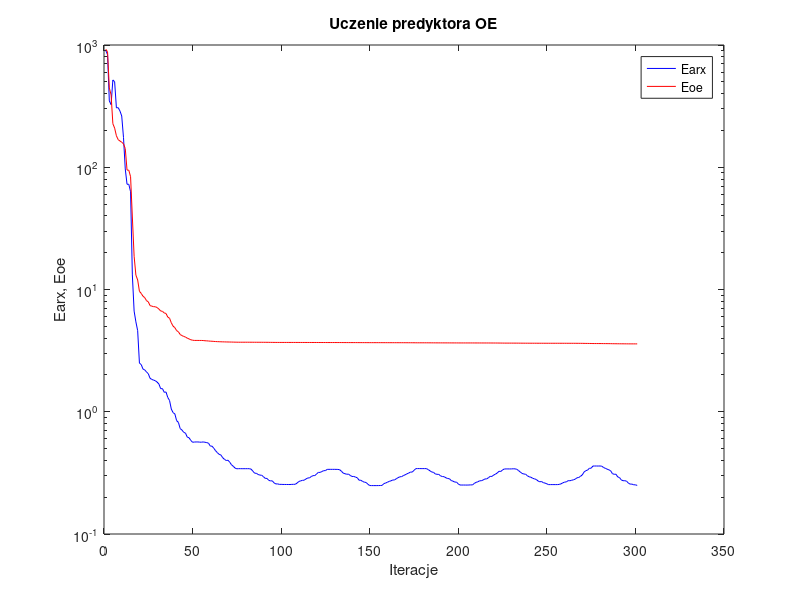
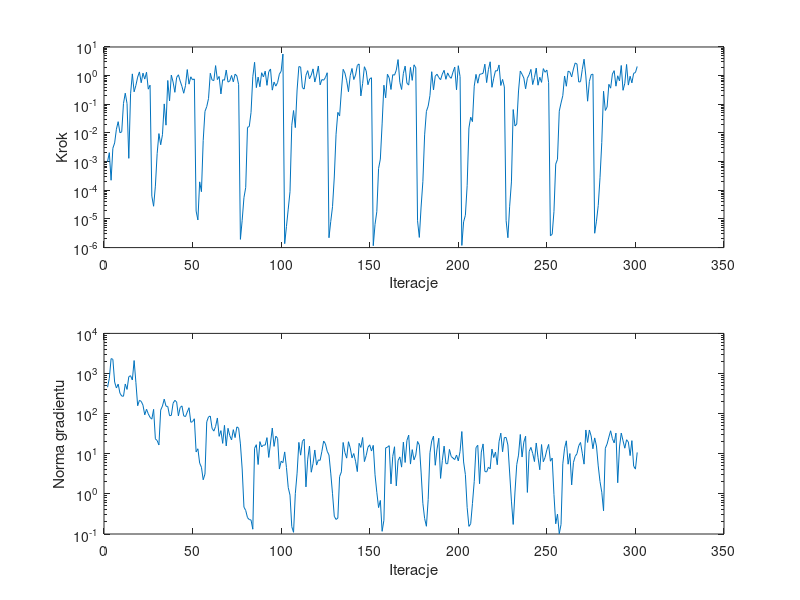

These charts were generated, in order, by the following MATLAB code:
%uczenie predyktora oe
clear all;
n=0; farx(n+1)=9.015165e+002; foe(n+1)=9.226230e+002; wspucz(n+1)=0.000000e+000; ng(n+1)=0.000000e+000;
%odnowa zmiennej metryki
n=1; farx(n+1)=8.344059e+002; foe(n+1)=8.791437e+002; krok(n+1)=1.001196e-003; ng(n+1)=4.549166e+002;
n=2; farx(n+1)=3.488037e+002; foe(n+1)=4.453730e+002; krok(n+1)=2.047715e-003; ng(n+1)=7.549959e+002;
n=3; farx(n+1)=3.253557e+002; foe(n+1)=3.911030e+002; krok(n+1)=2.238651e-004; ng(n+1)=2.352941e+003;
n=4; farx(n+1)=5.179649e+002; foe(n+1)=2.270470e+002; krok(n+1)=2.926191e-003; ng(n+1)=2.257093e+003;
n=5; farx(n+1)=4.998970e+002; foe(n+1)=2.090428e+002; krok(n+1)=4.483426e-003; ng(n+1)=6.124258e+002;
n=6; farx(n+1)=3.059602e+002; foe(n+1)=1.809116e+002; krok(n+1)=1.351485e-002; ng(n+1)=4.351927e+002;
n=7; farx(n+1)=3.073883e+002; foe(n+1)=1.681868e+002; krok(n+1)=2.477353e-002; ng(n+1)=5.441545e+002;
n=8; farx(n+1)=2.886914e+002; foe(n+1)=1.639990e+002; krok(n+1)=1.019447e-002; ng(n+1)=3.233192e+002;
n=9; farx(n+1)=2.625631e+002; foe(n+1)=1.601960e+002; krok(n+1)=1.095618e-002; ng(n+1)=2.745145e+002;
n=10; farx(n+1)=1.754750e+002; foe(n+1)=1.555399e+002; krok(n+1)=1.076512e-001; ng(n+1)=2.713096e+002;
n=11; farx(n+1)=9.686236e+001; foe(n+1)=1.422112e+002; krok(n+1)=2.442288e-001; ng(n+1)=5.474915e+002;
n=12; farx(n+1)=7.258940e+001; foe(n+1)=9.488842e+001; krok(n+1)=1.056400e-001; ng(n+1)=4.013751e+002;
n=13; farx(n+1)=7.256134e+001; foe(n+1)=9.454469e+001; krok(n+1)=1.302087e-003; ng(n+1)=8.349009e+002;
n=14; farx(n+1)=6.304180e+001; foe(n+1)=8.369302e+001; krok(n+1)=2.320583e-001; ng(n+1)=8.815872e+002;
n=15; farx(n+1)=1.315947e+001; foe(n+1)=3.918687e+001; krok(n+1)=1.152651e+000; ng(n+1)=6.887124e+002;
n=16; farx(n+1)=6.655089e+000; foe(n+1)=1.870644e+001; krok(n+1)=2.725909e-001; ng(n+1)=2.105284e+003;
n=17; farx(n+1)=5.436786e+000; foe(n+1)=1.310249e+001; krok(n+1)=4.577617e-001; ng(n+1)=6.031932e+002;
n=18; farx(n+1)=4.606427e+000; foe(n+1)=1.197442e+001; krok(n+1)=8.892951e-001; ng(n+1)=1.573679e+002;
n=19; farx(n+1)=2.497166e+000; foe(n+1)=9.660626e+000; krok(n+1)=1.348916e+000; ng(n+1)=2.147831e+002;
n=20; farx(n+1)=2.433355e+000; foe(n+1)=9.296731e+000; krok(n+1)=5.657309e-001; ng(n+1)=2.026076e+002;
n=21; farx(n+1)=2.236373e+000; foe(n+1)=8.813966e+000; krok(n+1)=1.222664e+000; ng(n+1)=1.625891e+002;
n=22; farx(n+1)=2.197751e+000; foe(n+1)=8.577571e+000; krok(n+1)=7.583720e-001; ng(n+1)=9.323997e+001;
n=23; farx(n+1)=2.117090e+000; foe(n+1)=8.106368e+000; krok(n+1)=1.315598e+000; ng(n+1)=1.287003e+002;
n=24; farx(n+1)=2.046493e+000; foe(n+1)=7.924213e+000; krok(n+1)=3.381117e-001; ng(n+1)=9.882946e+001;
n=25; farx(n+1)=1.878006e+000; foe(n+1)=7.383237e+000; krok(n+1)=4.635137e-001; ng(n+1)=8.059331e+001;
%odnowa zmiennej metryki
n=26; farx(n+1)=1.838178e+000; foe(n+1)=7.307706e+000; krok(n+1)=6.268073e-005; ng(n+1)=7.292524e+001;
n=27; farx(n+1)=1.814497e+000; foe(n+1)=7.238386e+000; krok(n+1)=2.769106e-005; ng(n+1)=1.278457e+002;
n=28; farx(n+1)=1.792579e+000; foe(n+1)=7.224093e+000; krok(n+1)=1.395032e-004; ng(n+1)=2.351308e+001;
n=29; farx(n+1)=1.747584e+000; foe(n+1)=7.119614e+000; krok(n+1)=1.896368e-003; ng(n+1)=2.139159e+001;
n=30; farx(n+1)=1.684303e+000; foe(n+1)=6.909955e+000; krok(n+1)=9.513276e-003; ng(n+1)=1.656426e+001;
n=31; farx(n+1)=1.543386e+000; foe(n+1)=6.673993e+000; krok(n+1)=3.868579e-003; ng(n+1)=1.225192e+002;
n=32; farx(n+1)=1.546716e+000; foe(n+1)=6.629400e+000; krok(n+1)=8.682561e-003; ng(n+1)=1.550846e+002;
n=33; farx(n+1)=1.442121e+000; foe(n+1)=6.431149e+000; krok(n+1)=1.032026e-001; ng(n+1)=2.299967e+002;
n=34; farx(n+1)=1.451747e+000; foe(n+1)=6.368707e+000; krok(n+1)=1.869617e-002; ng(n+1)=1.533361e+002;
n=35; farx(n+1)=1.308705e+000; foe(n+1)=5.946256e+000; krok(n+1)=6.782025e-001; ng(n+1)=1.509022e+002;
n=36; farx(n+1)=1.236418e+000; foe(n+1)=5.821654e+000; krok(n+1)=1.305790e-001; ng(n+1)=8.887984e+001;
n=37; farx(n+1)=1.051475e+000; foe(n+1)=5.341840e+000; krok(n+1)=1.045307e+000; ng(n+1)=9.030257e+001;
n=38; farx(n+1)=9.833199e-001; foe(n+1)=5.014308e+000; krok(n+1)=5.980518e-001; ng(n+1)=1.810385e+002;
n=39; farx(n+1)=9.596259e-001; foe(n+1)=4.875130e+000; krok(n+1)=2.621075e-001; ng(n+1)=2.147673e+002;
n=40; farx(n+1)=8.451967e-001; foe(n+1)=4.609191e+000; krok(n+1)=8.674420e-001; ng(n+1)=1.947498e+002;
n=41; farx(n+1)=8.188627e-001; foe(n+1)=4.510167e+000; krok(n+1)=1.071175e+000; ng(n+1)=8.789489e+001;
n=42; farx(n+1)=7.284535e-001; foe(n+1)=4.284772e+000; krok(n+1)=6.477968e-001; ng(n+1)=1.422822e+002;
n=43; farx(n+1)=7.087008e-001; foe(n+1)=4.197503e+000; krok(n+1)=4.206609e-001; ng(n+1)=1.559245e+002;
n=44; farx(n+1)=6.790600e-001; foe(n+1)=4.131353e+000; krok(n+1)=2.432670e-001; ng(n+1)=8.803215e+001;
n=45; farx(n+1)=6.686506e-001; foe(n+1)=4.083553e+000; krok(n+1)=4.498732e-001; ng(n+1)=8.442175e+001;
n=46; farx(n+1)=6.200270e-001; foe(n+1)=3.998765e+000; krok(n+1)=1.631921e+000; ng(n+1)=1.099915e+002;
n=47; farx(n+1)=6.131487e-001; foe(n+1)=3.943246e+000; krok(n+1)=5.045340e-001; ng(n+1)=1.403944e+002;
n=48; farx(n+1)=5.826319e-001; foe(n+1)=3.881875e+000; krok(n+1)=9.112329e-001; ng(n+1)=6.091450e+001;
n=49; farx(n+1)=5.627515e-001; foe(n+1)=3.847446e+000; krok(n+1)=7.101669e-001; ng(n+1)=6.330695e+001;
n=50; farx(n+1)=5.654583e-001; foe(n+1)=3.832224e+000; krok(n+1)=7.679697e-001; ng(n+1)=7.446493e+001;
%odnowa zmiennej metryki
n=51; farx(n+1)=5.661182e-001; foe(n+1)=3.831773e+000; krok(n+1)=1.881044e-005; ng(n+1)=1.111720e+001;
n=52; farx(n+1)=5.663215e-001; foe(n+1)=3.831518e+000; krok(n+1)=9.233149e-006; ng(n+1)=1.331824e+001;
n=53; farx(n+1)=5.642968e-001; foe(n+1)=3.829893e+000; krok(n+1)=1.966794e-004; ng(n+1)=5.855161e+000;
n=54; farx(n+1)=5.633641e-001; foe(n+1)=3.829662e+000; krok(n+1)=8.923578e-005; ng(n+1)=4.612421e+000;
n=55; farx(n+1)=5.665424e-001; foe(n+1)=3.825327e+000; krok(n+1)=5.478088e-003; ng(n+1)=2.247644e+000;
n=56; farx(n+1)=5.628747e-001; foe(n+1)=3.808537e+000; krok(n+1)=5.671128e-002; ng(n+1)=3.120649e+000;
n=57; farx(n+1)=5.593616e-001; foe(n+1)=3.802299e+000; krok(n+1)=8.298877e-002; ng(n+1)=6.266290e+001;
n=58; farx(n+1)=5.533087e-001; foe(n+1)=3.790522e+000; krok(n+1)=1.591991e-001; ng(n+1)=8.308034e+001;
n=59; farx(n+1)=5.239888e-001; foe(n+1)=3.778751e+000; krok(n+1)=1.210739e+000; ng(n+1)=8.708615e+001;
n=60; farx(n+1)=5.228744e-001; foe(n+1)=3.773741e+000; krok(n+1)=7.101669e-001; ng(n+1)=4.312813e+001;
n=61; farx(n+1)=5.022772e-001; foe(n+1)=3.761553e+000; krok(n+1)=6.710813e-001; ng(n+1)=3.668023e+001;
n=62; farx(n+1)=4.796226e-001; foe(n+1)=3.752509e+000; krok(n+1)=2.240289e+000; ng(n+1)=4.806085e+001;
n=63; farx(n+1)=4.627371e-001; foe(n+1)=3.745411e+000; krok(n+1)=7.273018e-001; ng(n+1)=7.797309e+001;
n=64; farx(n+1)=4.481614e-001; foe(n+1)=3.740527e+000; krok(n+1)=9.372047e-001; ng(n+1)=2.716087e+001;
n=65; farx(n+1)=4.427439e-001; foe(n+1)=3.735410e+000; krok(n+1)=2.301336e-001; ng(n+1)=3.774316e+001;
n=66; farx(n+1)=4.208559e-001; foe(n+1)=3.731317e+000; krok(n+1)=7.214488e-001; ng(n+1)=1.814651e+001;
n=67; farx(n+1)=4.080650e-001; foe(n+1)=3.727959e+000; krok(n+1)=6.914797e-001; ng(n+1)=5.111234e+001;
n=68; farx(n+1)=3.992979e-001; foe(n+1)=3.723958e+000; krok(n+1)=1.569476e+000; ng(n+1)=1.565727e+001;
n=69; farx(n+1)=4.012500e-001; foe(n+1)=3.721688e+000; krok(n+1)=5.945315e-001; ng(n+1)=4.315940e+001;
n=70; farx(n+1)=3.861746e-001; foe(n+1)=3.718632e+000; krok(n+1)=6.522451e-001; ng(n+1)=2.835302e+001;
n=71; farx(n+1)=3.678632e-001; foe(n+1)=3.716010e+000; krok(n+1)=1.015323e+000; ng(n+1)=2.211801e+001;
n=72; farx(n+1)=3.578115e-001; foe(n+1)=3.712983e+000; krok(n+1)=6.070114e-001; ng(n+1)=3.991377e+001;
n=73; farx(n+1)=3.459177e-001; foe(n+1)=3.709441e+000; krok(n+1)=1.126364e+000; ng(n+1)=2.528636e+001;
n=74; farx(n+1)=3.416099e-001; foe(n+1)=3.706725e+000; krok(n+1)=9.740223e-001; ng(n+1)=4.686505e+001;
n=75; farx(n+1)=3.423462e-001; foe(n+1)=3.705100e+000; krok(n+1)=4.854776e-001; ng(n+1)=4.327712e+001;
%odnowa zmiennej metryki
n=76; farx(n+1)=3.423014e-001; foe(n+1)=3.704995e+000; krok(n+1)=1.936574e-006; ng(n+1)=1.760937e+001;
n=77; farx(n+1)=3.421831e-001; foe(n+1)=3.704974e+000; krok(n+1)=9.003600e-006; ng(n+1)=4.167768e+000;
n=78; farx(n+1)=3.421622e-001; foe(n+1)=3.704973e+000; krok(n+1)=5.538211e-005; ng(n+1)=4.674219e-001;
n=79; farx(n+1)=3.422350e-001; foe(n+1)=3.704970e+000; krok(n+1)=1.254535e-004; ng(n+1)=3.864863e-001;
n=80; farx(n+1)=3.422134e-001; foe(n+1)=3.704866e+000; krok(n+1)=1.571994e-002; ng(n+1)=2.558784e-001;
n=81; farx(n+1)=3.422967e-001; foe(n+1)=3.704750e+000; krok(n+1)=1.670157e-002; ng(n+1)=2.295044e-001;
n=82; farx(n+1)=3.395141e-001; foe(n+1)=3.704540e+000; krok(n+1)=5.184392e-002; ng(n+1)=2.233062e-001;
n=83; farx(n+1)=3.270721e-001; foe(n+1)=3.703617e+000; krok(n+1)=9.145602e-001; ng(n+1)=1.316599e-001;
n=84; farx(n+1)=3.145898e-001; foe(n+1)=3.702764e+000; krok(n+1)=2.924078e+000; ng(n+1)=1.370281e+001;
n=85; farx(n+1)=3.136296e-001; foe(n+1)=3.702238e+000; krok(n+1)=3.819429e-001; ng(n+1)=1.681101e+001;
n=86; farx(n+1)=3.070101e-001; foe(n+1)=3.701675e+000; krok(n+1)=8.897574e-001; ng(n+1)=5.391352e+000;
n=87; farx(n+1)=3.030989e-001; foe(n+1)=3.701434e+000; krok(n+1)=4.089939e-001; ng(n+1)=2.006068e+001;
n=88; farx(n+1)=3.026410e-001; foe(n+1)=3.700939e+000; krok(n+1)=1.264242e+000; ng(n+1)=1.480984e+001;
n=89; farx(n+1)=2.943281e-001; foe(n+1)=3.700138e+000; krok(n+1)=9.001093e-001; ng(n+1)=1.646288e+001;
n=90; farx(n+1)=2.851538e-001; foe(n+1)=3.699355e+000; krok(n+1)=1.435731e+000; ng(n+1)=1.645174e+001;
n=91; farx(n+1)=2.848773e-001; foe(n+1)=3.698821e+000; krok(n+1)=4.590250e-001; ng(n+1)=2.524914e+001;
n=92; farx(n+1)=2.747755e-001; foe(n+1)=3.696811e+000; krok(n+1)=1.361947e+000; ng(n+1)=8.101602e+000;
n=93; farx(n+1)=2.718850e-001; foe(n+1)=3.694958e+000; krok(n+1)=1.707324e+000; ng(n+1)=1.852353e+001;
n=94; farx(n+1)=2.721823e-001; foe(n+1)=3.693924e+000; krok(n+1)=3.120917e-001; ng(n+1)=4.372342e+001;
n=95; farx(n+1)=2.620809e-001; foe(n+1)=3.692273e+000; krok(n+1)=5.970321e-001; ng(n+1)=1.526670e+001;
n=96; farx(n+1)=2.566976e-001; foe(n+1)=3.690924e+000; krok(n+1)=4.306047e-001; ng(n+1)=2.750422e+001;
n=97; farx(n+1)=2.571367e-001; foe(n+1)=3.690521e+000; krok(n+1)=5.788951e-001; ng(n+1)=2.410989e+001;
n=98; farx(n+1)=2.545530e-001; foe(n+1)=3.690194e+000; krok(n+1)=1.126364e+000; ng(n+1)=4.160683e+000;
n=99; farx(n+1)=2.547749e-001; foe(n+1)=3.690117e+000; krok(n+1)=1.420334e+000; ng(n+1)=6.511547e+000;
n=100; farx(n+1)=2.542492e-001; foe(n+1)=3.689983e+000; krok(n+1)=5.681335e+000; ng(n+1)=6.000050e+000;
%odnowa zmiennej metryki
n=101; farx(n+1)=2.542239e-001; foe(n+1)=3.689957e+000; krok(n+1)=1.372676e-006; ng(n+1)=1.111442e+001;
n=102; farx(n+1)=2.541073e-001; foe(n+1)=3.689937e+000; krok(n+1)=5.476369e-006; ng(n+1)=4.523048e+000;
n=103; farx(n+1)=2.540356e-001; foe(n+1)=3.689928e+000; krok(n+1)=2.201176e-005; ng(n+1)=1.440469e+000;
n=104; farx(n+1)=2.539843e-001; foe(n+1)=3.689916e+000; krok(n+1)=8.923578e-005; ng(n+1)=9.299929e-001;
n=105; farx(n+1)=2.546527e-001; foe(n+1)=3.689855e+000; krok(n+1)=1.857911e-002; ng(n+1)=1.525123e-001;
n=106; farx(n+1)=2.548770e-001; foe(n+1)=3.689759e+000; krok(n+1)=6.068378e-002; ng(n+1)=1.101830e-001;
n=107; farx(n+1)=2.551728e-001; foe(n+1)=3.689623e+000; krok(n+1)=1.538463e-002; ng(n+1)=1.014112e+000;
n=108; farx(n+1)=2.610450e-001; foe(n+1)=3.689195e+000; krok(n+1)=3.155149e-001; ng(n+1)=3.287599e+000;
n=109; farx(n+1)=2.689552e-001; foe(n+1)=3.688626e+000; krok(n+1)=2.071569e+000; ng(n+1)=1.919684e+001;
n=110; farx(n+1)=2.719734e-001; foe(n+1)=3.688210e+000; krok(n+1)=1.997077e+000; ng(n+1)=9.220989e+000;
n=111; farx(n+1)=2.747235e-001; foe(n+1)=3.688007e+000; krok(n+1)=3.825314e-001; ng(n+1)=2.045477e+001;
n=112; farx(n+1)=2.755362e-001; foe(n+1)=3.687817e+000; krok(n+1)=3.388866e-001; ng(n+1)=2.313438e+001;
n=113; farx(n+1)=2.819185e-001; foe(n+1)=3.687551e+000; krok(n+1)=1.027715e+000; ng(n+1)=1.493568e+000;
n=114; farx(n+1)=2.873212e-001; foe(n+1)=3.687247e+000; krok(n+1)=1.495995e+000; ng(n+1)=7.349730e+000;
n=115; farx(n+1)=2.878017e-001; foe(n+1)=3.687099e+000; krok(n+1)=7.741360e-001; ng(n+1)=1.554682e+001;
n=116; farx(n+1)=2.951873e-001; foe(n+1)=3.686733e+000; krok(n+1)=1.049915e+000; ng(n+1)=3.467657e+000;
n=117; farx(n+1)=3.001461e-001; foe(n+1)=3.686462e+000; krok(n+1)=1.722178e+000; ng(n+1)=5.679958e+000;
n=118; farx(n+1)=3.006051e-001; foe(n+1)=3.686169e+000; krok(n+1)=5.980518e-001; ng(n+1)=1.240625e+001;
n=119; farx(n+1)=3.095201e-001; foe(n+1)=3.685670e+000; krok(n+1)=1.046368e+000; ng(n+1)=5.218671e+000;
n=120; farx(n+1)=3.193033e-001; foe(n+1)=3.685131e+000; krok(n+1)=2.169166e+000; ng(n+1)=7.040747e+000;
n=121; farx(n+1)=3.190102e-001; foe(n+1)=3.684929e+000; krok(n+1)=4.770341e-001; ng(n+1)=6.837029e+000;
n=122; farx(n+1)=3.245035e-001; foe(n+1)=3.684437e+000; krok(n+1)=7.310195e-001; ng(n+1)=1.150224e+001;
n=123; farx(n+1)=3.297316e-001; foe(n+1)=3.684056e+000; krok(n+1)=6.930078e-001; ng(n+1)=2.080710e+001;
n=124; farx(n+1)=3.298888e-001; foe(n+1)=3.683666e+000; krok(n+1)=8.635342e-001; ng(n+1)=1.770755e+001;
n=125; farx(n+1)=3.379228e-001; foe(n+1)=3.683009e+000; krok(n+1)=1.262060e+000; ng(n+1)=1.155067e+001;
%odnowa zmiennej metryki
n=126; farx(n+1)=3.379352e-001; foe(n+1)=3.682980e+000; krok(n+1)=2.207467e-006; ng(n+1)=9.319914e+000;
n=127; farx(n+1)=3.380089e-001; foe(n+1)=3.682959e+000; krok(n+1)=8.186754e-006; ng(n+1)=3.297264e+000;
n=128; farx(n+1)=3.379377e-001; foe(n+1)=3.682954e+000; krok(n+1)=2.676955e-005; ng(n+1)=1.007272e+000;
n=129; farx(n+1)=3.379982e-001; foe(n+1)=3.682951e+000; krok(n+1)=2.908501e-004; ng(n+1)=2.770079e-001;
n=130; farx(n+1)=3.377559e-001; foe(n+1)=3.682874e+000; krok(n+1)=9.041785e-003; ng(n+1)=2.301223e-001;
n=131; farx(n+1)=3.375205e-001; foe(n+1)=3.682479e+000; krok(n+1)=5.235740e-002; ng(n+1)=2.494744e-001;
n=132; farx(n+1)=3.358773e-001; foe(n+1)=3.682400e+000; krok(n+1)=3.904156e-002; ng(n+1)=2.696870e+000;
n=133; farx(n+1)=3.266743e-001; foe(n+1)=3.681746e+000; krok(n+1)=2.910883e-001; ng(n+1)=3.535635e+000;
n=134; farx(n+1)=3.152340e-001; foe(n+1)=3.680845e+000; krok(n+1)=1.663205e+000; ng(n+1)=1.912544e+001;
n=135; farx(n+1)=3.114322e-001; foe(n+1)=3.680332e+000; krok(n+1)=1.232067e+000; ng(n+1)=1.070927e+001;
n=136; farx(n+1)=3.080352e-001; foe(n+1)=3.679715e+000; krok(n+1)=6.614848e-001; ng(n+1)=7.781966e+000;
n=137; farx(n+1)=3.089479e-001; foe(n+1)=3.679534e+000; krok(n+1)=2.745822e-001; ng(n+1)=1.996331e+001;
n=138; farx(n+1)=3.014589e-001; foe(n+1)=3.679166e+000; krok(n+1)=1.006124e+000; ng(n+1)=1.397008e+001;
n=139; farx(n+1)=2.955910e-001; foe(n+1)=3.678876e+000; krok(n+1)=1.778590e+000; ng(n+1)=7.891717e+000;
n=140; farx(n+1)=2.956824e-001; foe(n+1)=3.678769e+000; krok(n+1)=7.310195e-001; ng(n+1)=1.013964e+001;
n=141; farx(n+1)=2.919622e-001; foe(n+1)=3.678539e+000; krok(n+1)=1.047159e+000; ng(n+1)=6.524521e+000;
n=142; farx(n+1)=2.882399e-001; foe(n+1)=3.678268e+000; krok(n+1)=2.278251e+000; ng(n+1)=3.593216e+000;
n=143; farx(n+1)=2.752407e-001; foe(n+1)=3.677303e+000; krok(n+1)=2.561859e+000; ng(n+1)=1.820492e+001;
n=144; farx(n+1)=2.753853e-001; foe(n+1)=3.677149e+000; krok(n+1)=1.961845e-001; ng(n+1)=1.438520e+001;
n=145; farx(n+1)=2.688999e-001; foe(n+1)=3.676553e+000; krok(n+1)=5.281352e-001; ng(n+1)=2.541889e+001;
n=146; farx(n+1)=2.654450e-001; foe(n+1)=3.676166e+000; krok(n+1)=2.046326e+000; ng(n+1)=6.379052e+000;
n=147; farx(n+1)=2.638081e-001; foe(n+1)=3.675807e+000; krok(n+1)=1.462039e+000; ng(n+1)=9.005439e+000;
n=148; farx(n+1)=2.550107e-001; foe(n+1)=3.675188e+000; krok(n+1)=4.819709e-001; ng(n+1)=1.454574e+001;
n=149; farx(n+1)=2.491554e-001; foe(n+1)=3.674815e+000; krok(n+1)=7.725027e-001; ng(n+1)=1.670391e+001;
n=150; farx(n+1)=2.488641e-001; foe(n+1)=3.674339e+000; krok(n+1)=8.456470e-001; ng(n+1)=1.169740e+001;
%odnowa zmiennej metryki
n=151; farx(n+1)=2.488609e-001; foe(n+1)=3.674295e+000; krok(n+1)=1.166023e-006; ng(n+1)=1.619066e+001;
n=152; farx(n+1)=2.488233e-001; foe(n+1)=3.674284e+000; krok(n+1)=6.445420e-006; ng(n+1)=2.995082e+000;
n=153; farx(n+1)=2.488787e-001; foe(n+1)=3.674280e+000; krok(n+1)=1.787154e-005; ng(n+1)=1.098162e+000;
n=154; farx(n+1)=2.490082e-001; foe(n+1)=3.674263e+000; krok(n+1)=5.763985e-004; ng(n+1)=4.553487e-001;
n=155; farx(n+1)=2.493034e-001; foe(n+1)=3.674141e+000; krok(n+1)=1.231621e-003; ng(n+1)=6.863812e-001;
n=156; farx(n+1)=2.499541e-001; foe(n+1)=3.674106e+000; krok(n+1)=2.067140e-002; ng(n+1)=1.165415e-001;
n=157; farx(n+1)=2.583681e-001; foe(n+1)=3.673364e+000; krok(n+1)=4.641165e-001; ng(n+1)=2.193762e-001;
n=158; farx(n+1)=2.613152e-001; foe(n+1)=3.673238e+000; krok(n+1)=1.686145e-001; ng(n+1)=1.401785e+001;
n=159; farx(n+1)=2.652537e-001; foe(n+1)=3.672879e+000; krok(n+1)=1.119298e+000; ng(n+1)=1.457115e+001;
n=160; farx(n+1)=2.693086e-001; foe(n+1)=3.672460e+000; krok(n+1)=8.375141e-001; ng(n+1)=1.591001e+001;
n=161; farx(n+1)=2.723820e-001; foe(n+1)=3.672316e+000; krok(n+1)=3.287969e-001; ng(n+1)=1.772681e+000;
n=162; farx(n+1)=2.766030e-001; foe(n+1)=3.671966e+000; krok(n+1)=1.080767e+000; ng(n+1)=8.578493e+000;
n=163; farx(n+1)=2.766040e-001; foe(n+1)=3.671828e+000; krok(n+1)=1.040494e+000; ng(n+1)=1.495228e+001;
n=164; farx(n+1)=2.833085e-001; foe(n+1)=3.671535e+000; krok(n+1)=1.554622e+000; ng(n+1)=1.582949e+000;
n=165; farx(n+1)=2.889298e-001; foe(n+1)=3.671268e+000; krok(n+1)=3.637812e+000; ng(n+1)=6.754640e+000;
n=166; farx(n+1)=2.937073e-001; foe(n+1)=3.671083e+000; krok(n+1)=5.861088e-001; ng(n+1)=8.341056e+000;
n=167; farx(n+1)=2.945230e-001; foe(n+1)=3.670958e+000; krok(n+1)=3.288994e-001; ng(n+1)=4.641437e+000;
n=168; farx(n+1)=3.006290e-001; foe(n+1)=3.670606e+000; krok(n+1)=1.204419e+000; ng(n+1)=1.949037e+001;
n=169; farx(n+1)=3.049227e-001; foe(n+1)=3.670049e+000; krok(n+1)=2.154762e+000; ng(n+1)=6.060405e+000;
n=170; farx(n+1)=3.106701e-001; foe(n+1)=3.669670e+000; krok(n+1)=5.491644e-001; ng(n+1)=2.145276e+001;
n=171; farx(n+1)=3.150570e-001; foe(n+1)=3.668995e+000; krok(n+1)=4.686024e-001; ng(n+1)=2.915749e+001;
n=172; farx(n+1)=3.210954e-001; foe(n+1)=3.668579e+000; krok(n+1)=1.941911e+000; ng(n+1)=5.536448e+000;
n=173; farx(n+1)=3.210124e-001; foe(n+1)=3.668377e+000; krok(n+1)=6.843317e-001; ng(n+1)=1.268305e+001;
n=174; farx(n+1)=3.316416e-001; foe(n+1)=3.667479e+000; krok(n+1)=2.388128e+000; ng(n+1)=7.037936e+000;
n=175; farx(n+1)=3.424773e-001; foe(n+1)=3.665836e+000; krok(n+1)=1.879567e+000; ng(n+1)=9.233960e+000;
%odnowa zmiennej metryki
n=176; farx(n+1)=3.428724e-001; foe(n+1)=3.665227e+000; krok(n+1)=8.648025e-006; ng(n+1)=2.021123e+001;
n=177; farx(n+1)=3.429142e-001; foe(n+1)=3.665133e+000; krok(n+1)=2.265654e-006; ng(n+1)=1.658092e+001;
n=178; farx(n+1)=3.426386e-001; foe(n+1)=3.665071e+000; krok(n+1)=2.605170e-005; ng(n+1)=3.498461e+000;
n=179; farx(n+1)=3.427657e-001; foe(n+1)=3.665058e+000; krok(n+1)=1.992091e-004; ng(n+1)=5.834965e-001;
n=180; farx(n+1)=3.426274e-001; foe(n+1)=3.664993e+000; krok(n+1)=8.580693e-003; ng(n+1)=2.431923e-001;
n=181; farx(n+1)=3.428819e-001; foe(n+1)=3.664778e+000; krok(n+1)=5.695205e-002; ng(n+1)=1.559063e-001;
n=182; farx(n+1)=3.365253e-001; foe(n+1)=3.664067e+000; krok(n+1)=8.643496e-002; ng(n+1)=7.236957e-001;
n=183; farx(n+1)=3.288937e-001; foe(n+1)=3.663462e+000; krok(n+1)=2.020751e-001; ng(n+1)=1.060197e+001;
n=184; farx(n+1)=3.214689e-001; foe(n+1)=3.662447e+000; krok(n+1)=1.371445e+000; ng(n+1)=2.091696e+001;
n=185; farx(n+1)=3.196266e-001; foe(n+1)=3.662068e+000; krok(n+1)=3.164556e-001; ng(n+1)=2.750894e+001;
n=186; farx(n+1)=3.100094e-001; foe(n+1)=3.661184e+000; krok(n+1)=9.622339e-001; ng(n+1)=5.169085e+000;
n=187; farx(n+1)=3.078871e-001; foe(n+1)=3.660492e+000; krok(n+1)=1.119298e+000; ng(n+1)=1.312179e+001;
n=188; farx(n+1)=3.072390e-001; foe(n+1)=3.660171e+000; krok(n+1)=8.612093e-001; ng(n+1)=2.441666e+001;
n=189; farx(n+1)=2.988882e-001; foe(n+1)=3.659742e+000; krok(n+1)=7.203499e-001; ng(n+1)=2.431672e+000;
n=190; farx(n+1)=2.951660e-001; foe(n+1)=3.659530e+000; krok(n+1)=1.138091e+000; ng(n+1)=6.845837e+000;
n=191; farx(n+1)=2.942139e-001; foe(n+1)=3.659302e+000; krok(n+1)=1.535351e+000; ng(n+1)=1.551368e+001;
n=192; farx(n+1)=2.883757e-001; foe(n+1)=3.658986e+000; krok(n+1)=7.461831e-001; ng(n+1)=5.679199e+000;
n=193; farx(n+1)=2.842682e-001; foe(n+1)=3.658725e+000; krok(n+1)=1.247213e+000; ng(n+1)=5.634031e+000;
n=194; farx(n+1)=2.832354e-001; foe(n+1)=3.658307e+000; krok(n+1)=9.282331e-001; ng(n+1)=1.282967e+001;
n=195; farx(n+1)=2.738700e-001; foe(n+1)=3.657626e+000; krok(n+1)=8.067975e-001; ng(n+1)=8.565518e+000;
n=196; farx(n+1)=2.705327e-001; foe(n+1)=3.657189e+000; krok(n+1)=1.321671e+000; ng(n+1)=7.819109e+000;
n=197; farx(n+1)=2.657875e-001; foe(n+1)=3.656853e+000; krok(n+1)=1.986904e+000; ng(n+1)=7.164477e+000;
n=198; farx(n+1)=2.658327e-001; foe(n+1)=3.656697e+000; krok(n+1)=3.202323e-001; ng(n+1)=9.310632e+000;
n=199; farx(n+1)=2.565833e-001; foe(n+1)=3.655974e+000; krok(n+1)=2.223482e+000; ng(n+1)=6.644037e+000;
n=200; farx(n+1)=2.515293e-001; foe(n+1)=3.655303e+000; krok(n+1)=9.282331e-001; ng(n+1)=1.144683e+001;
%odnowa zmiennej metryki
n=201; farx(n+1)=2.515228e-001; foe(n+1)=3.655080e+000; krok(n+1)=1.191454e-006; ng(n+1)=3.582106e+001;
n=202; farx(n+1)=2.515686e-001; foe(n+1)=3.655024e+000; krok(n+1)=7.938342e-006; ng(n+1)=6.241501e+000;
n=203; farx(n+1)=2.514300e-001; foe(n+1)=3.655005e+000; krok(n+1)=1.338683e-005; ng(n+1)=3.037932e+000;
n=204; farx(n+1)=2.513796e-001; foe(n+1)=3.655000e+000; krok(n+1)=1.446622e-004; ng(n+1)=4.600810e-001;
n=205; farx(n+1)=2.516687e-001; foe(n+1)=3.654955e+000; krok(n+1)=1.495979e-002; ng(n+1)=1.548213e-001;
n=206; farx(n+1)=2.523091e-001; foe(n+1)=3.654818e+000; krok(n+1)=3.552033e-002; ng(n+1)=1.799566e-001;
n=207; farx(n+1)=2.520488e-001; foe(n+1)=3.654700e+000; krok(n+1)=2.486715e-002; ng(n+1)=5.792285e-001;
n=208; farx(n+1)=2.589265e-001; foe(n+1)=3.654270e+000; krok(n+1)=4.288049e-001; ng(n+1)=2.048502e+000;
n=209; farx(n+1)=2.645223e-001; foe(n+1)=3.653918e+000; krok(n+1)=1.107016e+000; ng(n+1)=1.425722e+001;
n=210; farx(n+1)=2.671952e-001; foe(n+1)=3.653632e+000; krok(n+1)=5.451818e-001; ng(n+1)=1.626846e+001;
n=211; farx(n+1)=2.722414e-001; foe(n+1)=3.653294e+000; krok(n+1)=1.106940e+000; ng(n+1)=1.791465e+000;
n=212; farx(n+1)=2.728782e-001; foe(n+1)=3.653015e+000; krok(n+1)=1.145447e+000; ng(n+1)=1.102657e+001;
n=213; farx(n+1)=2.763773e-001; foe(n+1)=3.652849e+000; krok(n+1)=1.210207e+000; ng(n+1)=1.758890e+001;
n=214; farx(n+1)=2.820999e-001; foe(n+1)=3.652661e+000; krok(n+1)=2.510933e+000; ng(n+1)=3.626478e+000;
n=215; farx(n+1)=2.820284e-001; foe(n+1)=3.652616e+000; krok(n+1)=5.727234e-001; ng(n+1)=3.513356e+000;
n=216; farx(n+1)=2.886417e-001; foe(n+1)=3.652280e+000; krok(n+1)=1.625559e+000; ng(n+1)=4.623370e+000;
n=217; farx(n+1)=2.960379e-001; foe(n+1)=3.651528e+000; krok(n+1)=3.044323e+000; ng(n+1)=4.212045e+000;
n=218; farx(n+1)=2.959834e-001; foe(n+1)=3.650891e+000; krok(n+1)=3.916078e-001; ng(n+1)=1.307695e+001;
n=219; farx(n+1)=3.038071e-001; foe(n+1)=3.650305e+000; krok(n+1)=8.131859e-001; ng(n+1)=8.063552e+000;
n=220; farx(n+1)=3.088785e-001; foe(n+1)=3.649908e+000; krok(n+1)=1.489674e+000; ng(n+1)=1.106491e+001;
n=221; farx(n+1)=3.156040e-001; foe(n+1)=3.649449e+000; krok(n+1)=1.459230e+000; ng(n+1)=5.324962e+000;
n=222; farx(n+1)=3.259059e-001; foe(n+1)=3.647739e+000; krok(n+1)=2.360928e+000; ng(n+1)=1.996363e+001;
n=223; farx(n+1)=3.248369e-001; foe(n+1)=3.646798e+000; krok(n+1)=4.536903e-001; ng(n+1)=3.263450e+001;
n=224; farx(n+1)=3.344895e-001; foe(n+1)=3.644797e+000; krok(n+1)=7.386536e-001; ng(n+1)=1.120273e+001;
n=225; farx(n+1)=3.402561e-001; foe(n+1)=3.643806e+000; krok(n+1)=4.027995e-001; ng(n+1)=2.535760e+001;
%odnowa zmiennej metryki
n=226; farx(n+1)=3.406988e-001; foe(n+1)=3.643048e+000; krok(n+1)=8.753190e-006; ng(n+1)=2.545793e+001;
n=227; farx(n+1)=3.407758e-001; foe(n+1)=3.642951e+000; krok(n+1)=2.209607e-006; ng(n+1)=1.660442e+001;
n=228; farx(n+1)=3.405464e-001; foe(n+1)=3.642901e+000; krok(n+1)=2.773392e-005; ng(n+1)=3.312041e+000;
n=229; farx(n+1)=3.407126e-001; foe(n+1)=3.642882e+000; krok(n+1)=1.955288e-004; ng(n+1)=6.604747e-001;
n=230; farx(n+1)=3.416264e-001; foe(n+1)=3.642487e+000; krok(n+1)=6.561970e-002; ng(n+1)=1.731279e-001;
n=231; farx(n+1)=3.412138e-001; foe(n+1)=3.642250e+000; krok(n+1)=1.750226e-002; ng(n+1)=1.112144e+000;
n=232; farx(n+1)=3.383720e-001; foe(n+1)=3.641900e+000; krok(n+1)=2.047906e-002; ng(n+1)=5.369282e+000;
n=233; farx(n+1)=3.304584e-001; foe(n+1)=3.641016e+000; krok(n+1)=2.920744e-001; ng(n+1)=9.262929e+000;
n=234; farx(n+1)=3.213280e-001; foe(n+1)=3.639683e+000; krok(n+1)=1.447720e+000; ng(n+1)=3.023054e+001;
n=235; farx(n+1)=3.131101e-001; foe(n+1)=3.638940e+000; krok(n+1)=1.120145e+000; ng(n+1)=8.291457e+000;
n=236; farx(n+1)=3.095256e-001; foe(n+1)=3.637962e+000; krok(n+1)=8.252141e-001; ng(n+1)=1.950426e+001;
n=237; farx(n+1)=3.083992e-001; foe(n+1)=3.637572e+000; krok(n+1)=3.477470e-001; ng(n+1)=2.739482e+001;
n=238; farx(n+1)=2.995514e-001; foe(n+1)=3.637037e+000; krok(n+1)=8.131859e-001; ng(n+1)=1.086820e+000;
n=239; farx(n+1)=2.937439e-001; foe(n+1)=3.636542e+000; krok(n+1)=1.080767e+000; ng(n+1)=1.141561e+001;
n=240; farx(n+1)=2.913107e-001; foe(n+1)=3.636194e+000; krok(n+1)=1.650428e+000; ng(n+1)=1.441089e+001;
n=241; farx(n+1)=2.855314e-001; foe(n+1)=3.635865e+000; krok(n+1)=4.881595e-001; ng(n+1)=1.020025e+001;
n=242; farx(n+1)=2.825173e-001; foe(n+1)=3.635612e+000; krok(n+1)=8.620454e-001; ng(n+1)=6.386264e+000;
n=243; farx(n+1)=2.793947e-001; foe(n+1)=3.635222e+000; krok(n+1)=1.833637e+000; ng(n+1)=1.854373e+001;
n=244; farx(n+1)=2.716498e-001; foe(n+1)=3.634823e+000; krok(n+1)=4.641165e-001; ng(n+1)=8.121834e+000;
n=245; farx(n+1)=2.674171e-001; foe(n+1)=3.634484e+000; krok(n+1)=8.800280e-001; ng(n+1)=3.994470e+000;
n=246; farx(n+1)=2.686978e-001; foe(n+1)=3.634200e+000; krok(n+1)=5.821767e-001; ng(n+1)=1.697140e+001;
n=247; farx(n+1)=2.628559e-001; foe(n+1)=3.633825e+000; krok(n+1)=1.760056e+000; ng(n+1)=6.318929e+000;
n=248; farx(n+1)=2.609186e-001; foe(n+1)=3.633590e+000; krok(n+1)=1.312841e+000; ng(n+1)=8.129616e+000;
n=249; farx(n+1)=2.571990e-001; foe(n+1)=3.633344e+000; krok(n+1)=1.565000e+000; ng(n+1)=1.258504e+001;
n=250; farx(n+1)=2.535204e-001; foe(n+1)=3.633124e+000; krok(n+1)=5.779335e-001; ng(n+1)=1.709376e+001;
%odnowa zmiennej metryki
n=251; farx(n+1)=2.535742e-001; foe(n+1)=3.633087e+000; krok(n+1)=2.581649e-006; ng(n+1)=6.526439e+000;
n=252; farx(n+1)=2.536438e-001; foe(n+1)=3.633056e+000; krok(n+1)=2.926265e-006; ng(n+1)=7.827167e+000;
n=253; farx(n+1)=2.535970e-001; foe(n+1)=3.633053e+000; krok(n+1)=1.791657e-005; ng(n+1)=9.711480e-001;
n=254; farx(n+1)=2.535598e-001; foe(n+1)=3.633049e+000; krok(n+1)=8.181403e-004; ng(n+1)=1.796813e-001;
n=255; farx(n+1)=2.536626e-001; foe(n+1)=3.633026e+000; krok(n+1)=1.207428e-003; ng(n+1)=3.127235e-001;
n=256; farx(n+1)=2.545456e-001; foe(n+1)=3.632986e+000; krok(n+1)=5.753341e-002; ng(n+1)=1.016641e-001;
n=257; farx(n+1)=2.572060e-001; foe(n+1)=3.632728e+000; krok(n+1)=1.111619e-001; ng(n+1)=1.732438e-001;
n=258; farx(n+1)=2.622318e-001; foe(n+1)=3.632491e+000; krok(n+1)=2.006794e-001; ng(n+1)=5.614484e+000;
n=259; farx(n+1)=2.656142e-001; foe(n+1)=3.632143e+000; krok(n+1)=9.725754e-001; ng(n+1)=1.379021e+001;
n=260; farx(n+1)=2.670522e-001; foe(n+1)=3.631822e+000; krok(n+1)=4.268310e-001; ng(n+1)=2.102587e+001;
n=261; farx(n+1)=2.731174e-001; foe(n+1)=3.631311e+000; krok(n+1)=1.435731e+000; ng(n+1)=5.491772e+000;
n=262; farx(n+1)=2.726120e-001; foe(n+1)=3.631062e+000; krok(n+1)=1.334919e+000; ng(n+1)=1.013132e+001;
n=263; farx(n+1)=2.751772e-001; foe(n+1)=3.630993e+000; krok(n+1)=9.001093e-001; ng(n+1)=1.674692e+000;
n=264; farx(n+1)=2.774984e-001; foe(n+1)=3.630898e+000; krok(n+1)=1.707324e+000; ng(n+1)=6.049822e+000;
n=265; farx(n+1)=2.809537e-001; foe(n+1)=3.630651e+000; krok(n+1)=2.772031e+000; ng(n+1)=8.637868e+000;
n=266; farx(n+1)=2.882100e-001; foe(n+1)=3.629799e+000; krok(n+1)=2.547186e+000; ng(n+1)=1.005543e+001;
n=267; farx(n+1)=2.900376e-001; foe(n+1)=3.628792e+000; krok(n+1)=5.982775e-001; ng(n+1)=1.587134e+001;
n=268; farx(n+1)=2.964550e-001; foe(n+1)=3.628188e+000; krok(n+1)=6.160336e-001; ng(n+1)=1.910065e+001;
n=269; farx(n+1)=3.045128e-001; foe(n+1)=3.627105e+000; krok(n+1)=1.651241e+000; ng(n+1)=1.031527e+001;
n=270; farx(n+1)=3.212667e-001; foe(n+1)=3.624660e+000; krok(n+1)=3.748819e+000; ng(n+1)=5.514532e+000;
n=271; farx(n+1)=3.296457e-001; foe(n+1)=3.622171e+000; krok(n+1)=9.761687e-001; ng(n+1)=3.917498e+001;
n=272; farx(n+1)=3.332616e-001; foe(n+1)=3.621760e+000; krok(n+1)=1.282857e-001; ng(n+1)=1.914714e+001;
n=273; farx(n+1)=3.449660e-001; foe(n+1)=3.619331e+000; krok(n+1)=6.317991e-001; ng(n+1)=3.908298e+001;
n=274; farx(n+1)=3.452884e-001; foe(n+1)=3.617225e+000; krok(n+1)=1.085880e+000; ng(n+1)=2.770471e+001;
n=275; farx(n+1)=3.597753e-001; foe(n+1)=3.614159e+000; krok(n+1)=1.127230e+000; ng(n+1)=1.333011e+001;
%odnowa zmiennej metryki
n=276; farx(n+1)=3.598246e-001; foe(n+1)=3.613819e+000; krok(n+1)=3.166718e-006; ng(n+1)=2.483849e+001;
n=277; farx(n+1)=3.600558e-001; foe(n+1)=3.613409e+000; krok(n+1)=8.364627e-006; ng(n+1)=1.562353e+001;
n=278; farx(n+1)=3.596220e-001; foe(n+1)=3.613265e+000; krok(n+1)=2.941717e-005; ng(n+1)=4.979697e+000;
n=279; farx(n+1)=3.601884e-001; foe(n+1)=3.613037e+000; krok(n+1)=2.732662e-004; ng(n+1)=2.026590e+000;
n=280; farx(n+1)=3.588077e-001; foe(n+1)=3.612000e+000; krok(n+1)=4.624836e-003; ng(n+1)=1.100614e+000;
n=281; farx(n+1)=3.498777e-001; foe(n+1)=3.609708e+000; krok(n+1)=2.857025e-001; ng(n+1)=3.792242e-001;
n=282; farx(n+1)=3.445640e-001; foe(n+1)=3.609272e+000; krok(n+1)=6.090562e-002; ng(n+1)=1.374458e+001;
n=283; farx(n+1)=3.392909e-001; foe(n+1)=3.608413e+000; krok(n+1)=8.035313e-002; ng(n+1)=1.750947e+001;
n=284; farx(n+1)=3.349768e-001; foe(n+1)=3.607444e+000; krok(n+1)=4.980566e-001; ng(n+1)=2.598091e+001;
n=285; farx(n+1)=3.292074e-001; foe(n+1)=3.605472e+000; krok(n+1)=3.655097e-001; ng(n+1)=3.740715e+001;
n=286; farx(n+1)=3.117867e-001; foe(n+1)=3.602982e+000; krok(n+1)=1.138091e+000; ng(n+1)=2.378241e+001;
n=287; farx(n+1)=3.079148e-001; foe(n+1)=3.601109e+000; krok(n+1)=1.492310e+000; ng(n+1)=1.861838e+001;
n=288; farx(n+1)=3.083230e-001; foe(n+1)=3.600302e+000; krok(n+1)=4.288049e-001; ng(n+1)=3.273817e+001;
n=289; farx(n+1)=2.930466e-001; foe(n+1)=3.598526e+000; krok(n+1)=9.903562e-001; ng(n+1)=1.894551e+000;
n=290; farx(n+1)=2.894836e-001; foe(n+1)=3.597910e+000; krok(n+1)=6.537835e-001; ng(n+1)=1.477954e+001;
n=291; farx(n+1)=2.772176e-001; foe(n+1)=3.596519e+000; krok(n+1)=2.262924e+000; ng(n+1)=3.280881e+001;
n=292; farx(n+1)=2.728086e-001; foe(n+1)=3.595999e+000; krok(n+1)=3.080168e-001; ng(n+1)=2.105582e+001;
n=293; farx(n+1)=2.729083e-001; foe(n+1)=3.594913e+000; krok(n+1)=5.403833e-001; ng(n+1)=1.375720e+001;
n=294; farx(n+1)=2.705739e-001; foe(n+1)=3.593779e+000; krok(n+1)=2.457785e+000; ng(n+1)=2.236782e+001;
n=295; farx(n+1)=2.609306e-001; foe(n+1)=3.592524e+000; krok(n+1)=4.686024e-001; ng(n+1)=1.962199e+001;
n=296; farx(n+1)=2.558543e-001; foe(n+1)=3.592041e+000; krok(n+1)=9.526777e-001; ng(n+1)=9.000027e+000;
n=297; farx(n+1)=2.560582e-001; foe(n+1)=3.591809e+000; krok(n+1)=5.600723e-001; ng(n+1)=2.122964e+001;
n=298; farx(n+1)=2.527932e-001; foe(n+1)=3.591523e+000; krok(n+1)=1.209268e+000; ng(n+1)=4.916558e+000;
n=299; farx(n+1)=2.525036e-001; foe(n+1)=3.591388e+000; krok(n+1)=1.280117e+000; ng(n+1)=4.143414e+000;
n=300; farx(n+1)=2.497510e-001; foe(n+1)=3.591123e+000; krok(n+1)=2.090614e+000; ng(n+1)=1.079650e+001;

figure; semilogy(farx,'b'); hold on; semilogy(foe,'r'); xlabel('Iteracje'); ylabel('Earx, Eoe'); legend('Earx','Eoe'); title('Uczenie predyktora OE');
figure; subplot(2,1,1); semilogy(krok); xlabel('Iteracje'); ylabel('Krok');
subplot(2,1,2); semilogy(ng); xlabel('Iteracje'); ylabel('Norma gradientu');
Earx=farx(n+1)
Eoe=foe(n+1)
